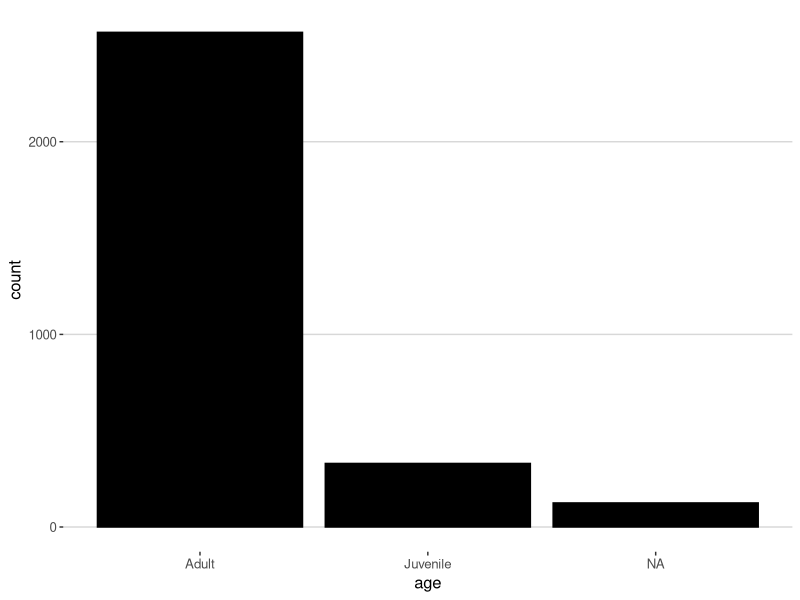

Write the R code that produced this figure. (Note: this script raises an error after producing the figure.)
#########################################################
# idea from:
  # https://www.springboard.com/blog/15-fun-datasets-to-analyze/

# Data Analysis
# New York City Squirrel Census
# 
# Yep, you read that right. A native New Yorker data enthusiast and
# over 300 volunteers counted and observed the squirrels living in 
# the city—all to gather an immense amount of data that can be found here. 
# 
# A skill within data analysis involves asking the right questions, 
# and this dataset can be a great tool to study and come up with questions 
# that can be answered with this squirrel census. 
# Some might include their most frequented bodega trash cans, 
# most popular coat patterns, or where they summer.

#########################################################

#library(readr) ?????????????   XXXXXXXXX Do I need this?
library(ggplot2)
library(dplyr) # I need dplyr to use filter function


nyc_squirrels <- read.csv('nyc_squirrels.csv')

# Change nyc_squirrels$date data type from integer to date:

### change nyc_squirrels$date data type to character
nyc_squirrels$date <- as.character(nyc_squirrels$date)

### define function add_slash: takes the date in format: "10142018" (class Character)
### and returns it in format: "10/14/2018" (class Character) 
add_slash <- function(x){
  day <- substr(x, 3, 4)
  month <- substr(x, 1, 2)
  year <- substr(x, 5, 8)
  
  return <- paste(month, day, year, sep="/")
}
### change each date value with apply add_slash
new_date <- apply(nyc_squirrels[,6,drop=F], 1, add_slash)  # >>> nyc_squirrels[,6,drop=F] >>> here 'drop=F' prevents R from changing the dimensions of the object
nyc_squirrels$date <- new_date

### finally, change data type from 'Character' to 'Date'
nyc_squirrels$date <- as.Date(nyc_squirrels$date, "%m/%d/%Y")
# class(nyc_squirrels$date) # "Date"









# I create 4 subsets based on category: location, features, behavior and time.
location_df <- subset(nyc_squirrels, select=c('long', 'lat', 'lat_long',
                                              'hectare', 'location', 
                                              'above_ground_sighter_measurement', 
                                              'community_districts', 
                                              'borough_boundaries', 
                                              'city_council_districts', 
                                              'police_precincts')) 
##### I dropped 2 columns: 'specific_location' and zip_codes', 
##### because they have mostly NA values.


features_df <- subset(nyc_squirrels, select=c('age', 
                                              'primary_fur_color', 
                                              'highlight_fur_color', 
                                              'combination_of_primary_and_highlight_color'))
##### I dropped 'color_notes' column because it's not of much use, mostly NA values.


behavior_df <- subset(nyc_squirrels, select=c('running', 'chasing', 'climbing',
                                              'eating', 'foraging', 
                                              'kuks', 'quaas', 'moans', 
                                              'tail_flags', 'tail_twitches', 
                                              'approaches', 'indifferent', 
                                              'runs_from'))
##### I dropped 2 columns, 'other_activities' and 'other_interactions',
##### they are not of much use, mostly NA values.


time_df <- subset(nyc_squirrels, select=c('shift', 'date'))
summary(time_df)  #  AM:1347 - PM:1676



### ToDo: remove NA values and run the summaries again >>> Y/N?

summary(location_df)

summary(behavior_df)

#########################################################
### I start working with the features_df:

### 1. Check for missing data:
missing_feat <- is.na(features_df)
summary(missing_feat)
# age          primary_fur_color highlight_fur_color
# Mode :logical   Mode :logical     Mode :logical      
# FALSE:2898      FALSE:2968        FALSE:1937         
# TRUE :125       TRUE :55          TRUE :1086         
# combination_of_primary_and_highlight_color
# Mode :logical                             
# FALSE:3023  
### I find missing values in all columns,
### but (at least for now) I choose not to drop anything.

### 2. Descriptive Statistics
summary(features_df)
# age       primary_fur_color      highlight_fur_color
# ?       :   0   Black   : 103     Cinnamon       : 767    
# Adult   :2568   Cinnamon: 392     White          : 585    
# Juvenile: 330   Gray    :2473     Cinnamon, White: 268    
# NA's    : 125   NA's    :  55     Gray           : 170    
#                                   Gray, White    :  59    
#                                   (Other)        :  88    
#                                   NA's           :1086    
#  combination_of_primary_and_highlight_color
#  Gray+               :895                  
#  Gray+Cinnamon       :752                  
#  Gray+White          :489                  
#  Gray+Cinnamon, White:265                  
#  Cinnamon+Gray       :162                  
#  Cinnamon+White      : 94                  
#  (Other)             :366  


### 3. age
# I see that 84% of sighted squirrels where adults and only 10% where juvenile
features_df[features_df == "?" ] <- NA  # change '?' to NA
summary(features_df$age)
# create bar plot to show age frequencies:
library(ggthemes)
p <- ggplot(data=features_df, aes(x=age)) +
  geom_bar(color="black", fill="#000000") +
  theme_hc()

p
### 4. coat colors

df[!is.na(df$B), ]

##### drop NA values from features_df$primary_fur_color:
features_df_fur_na <- features_df %>% filter(!is.na(primary_fur_color))
### plot primary_fur_color frequencies
p <- ggplot(data=features_df_fur_na, aes(x=primary_fur_color, fill=primary_fur_color)) + 
  geom_bar() + 
  scale_fill_manual(values=c("#000000", "#D2691E", "#808080")) + 
  labs(x="Primary Fur Color", y="Count") +
  theme(legend.position="none") + # + labs(fill = "Primary Fur Color")
  theme_hc() ##### ToDo: change the legend's name! Or remove legend!

p

# theme_fivethirtyeight() # >>> this theme changes the x and y labels, and takes the column name for the x label
# theme_economist() # >>> this theme places the legend above, doesn't look good either
# theme_tufte() # >>> maybe?... Times New Roman fonts...
# theme_stata() # this one gives too much importance to the label...
# theme_hc() # this one is a keeper! :) BUT I need to change the legend's name...

# https://www.datanovia.com/en/blog/ggplot-themes-gallery/


# theme_tufte(): a minimalist theme
# theme_economist(): theme based on the plots in the economist magazine
# theme_stata(): theme based on stata graph schemes.
# theme_hc(): theme based on Highcharts JS


# black=#000000
# cinnamon=#D2691E
# gray=#808080

  





### ToDo: remove NA values
ggplot(data=features_df, aes(x=highlight_fur_color)) + geom_bar(color="black", fill="grey") # rearrange variables, change colors
ggplot(data=features_df, aes(x=primary_fur_color)) + geom_bar(color="black", fill="beige")

ggplot(data=behavior_df, aes(x=age)) + geom_bar(color="black", fill="blue")

behavior_freq <- summary(behavior_df)
behavior_freq

# plot:
#   bar plot:
#     coat colors (bar=color)
#     most frequent sightings
#     different behaviors <<<<<<<<<< I'm HERE
#   histogram:
#     age
#   heatmap:
#     behavior (avoid/approach) vs age


# time:
#   # change date format
#   # binning >>> spring, summer, fall, winter
#   # am/pm + 4 seasons >>>
#   # at what time where the squirrels more frequently sighted? did it depend on the season?


# location:
#   # where were the squirrels most frequently sighted?:
#     # park/city - am most frequent location/pm most frequent location
#     # does it depend on the season? on the time of day?
#     # what behaviors are associated with the different locations?:
#       # kuks + etc vs location
#       # approach/avoid humans vs location
#       # above ground vs location


# features:
#   # what coat + highlight is the most frequent? what species is that?
#   # is there a correlation between age and fur color sighted?
#   # for color and location >>> is it correlated? i.e., are cinnamon squirrels more
#   # frequently seen in the park and grey squirrels in the city or viceversa or
#   # is it unrelated? >>> that would mean different behaviors would be associated
#   # with the species
#   # fur color vs behavior >>> heatmap
#   # age vs behavior >>> heatmap


# behavior:
#   # which behaviors were recorded? which ones were more frequent? when? (am/pm - month)
#   # behavior vs city/park
#   # where do the squirrels eat? can I find that in this dataset?
  
  
  
  
  
